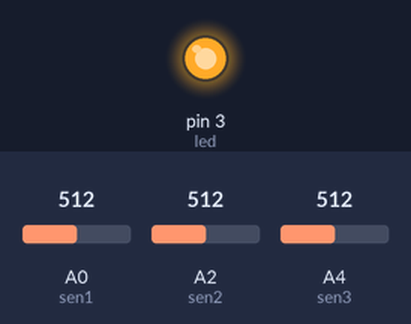
Recording of a sketch running on a simulated Arduino Uno, built with avr-gcc and run on an emulated ATmega328P. On the bench: output pins drawn as LEDs (lit = HIGH). Inputs (shaded band) come from the test bench; at power-on: A0 (sen1) = 512, A2 (sen2) = 512, A4 (sen3) = 512.

Above: at 0.1 s.
Timing chart, 0 to 1.6 s (numbered marks = the images above):
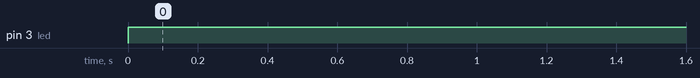

The sketch:

sensing_activity.ino
```cpp
#include <SoftwareSerial.h>
SoftwareSerial btSerial(7,8);

int led = 3;

int sen1 = A0;
int sen2 = A2;
int sen3 = A4;

int value1 = 0;
int value2 = 0;
int value3 = 0;

int threshold = 500;

void setup() {
  pinMode(led, OUTPUT);
  Serial.begin(9600);
  btSerial.begin(9600);
}

void loop() {
  value1 = analogRead(sen1);
  value2 = analogRead(sen2);
  value3 = analogRead(sen3);

  if(value1>threshold||value2>threshold||value3>threshold){
    digitalWrite(3,1);
    btSerial.write('1');
  }
  else{
    digitalWrite(3,0);
    btSerial.write('0');
  }

  delay(1000);
}
```

Measured:
- by itself, pin 3 (led): LOW → HIGH at 0.00 s
